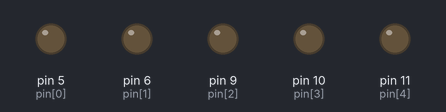
Simulated run of this sketch. Board: Arduino Uno, built with avr-gcc and run on an emulated ATmega328P. Shown: output pins drawn as LEDs (lit = HIGH).

Above: at 0.15 s.
Timing chart, 0 to 4.1 s (numbered marks = the images above):
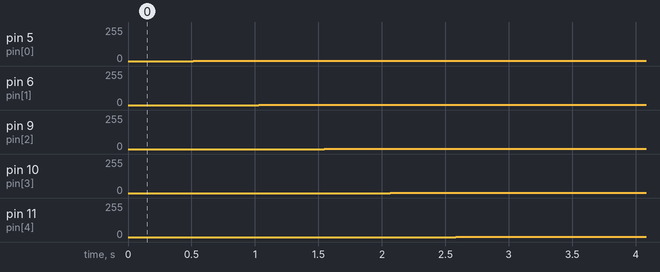

The sketch:

Fade_3.ino
```cpp
int i,a;
int pin[5]={5,6,9,10,11};
void setup() {
for(a=0;a<5;a++)
pinMode(pin[a],OUTPUT);

// put your setup code here, to run once:

}

void loop() {
int a;
for(a=0;a<5;a++)
{
for(i=0;i<255;i++)
{

analogWrite(pin[a],i);
delay(1);
}
for(i=255;i>0;i--)
{analogWrite(pin[a],i);
delay(1);
}}}
```

Measured:
- by itself, pin 5 (pin[0]): 0/255 → 1/255 at 0.52 s
- by itself, pin 6 (pin[1]): 0/255 → 1/255 at 1.0 s
- by itself, pin 9 (pin[2]): 0/255 → 1/255 at 1.5 s
- by itself, pin 10 (pin[3]): 0/255 → 1/255 at 2.1 s
- by itself, pin 11 (pin[4]): 0/255 → 1/255 at 2.6 s
